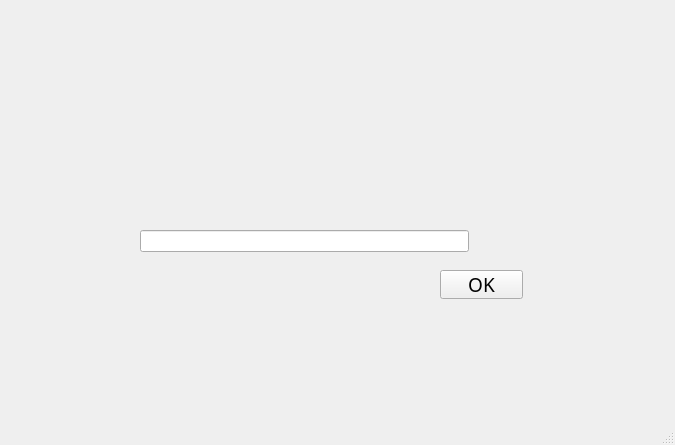
<?xml version="1.0" encoding="UTF-8"?>
<ui version="4.0">
 <class>setIP</class>
 <widget class="QMainWindow" name="setIP">
  <property name="geometry">
   <rect>
    <x>0</x>
    <y>0</y>
    <width>675</width>
    <height>445</height>
   </rect>
  </property>
  <property name="windowTitle">
   <string>MainWindow</string>
  </property>
  <property name="autoFillBackground">
   <bool>true</bool>
  </property>
  <widget class="QWidget" name="centralwidget">
   <widget class="QPushButton" name="pushButton">
    <property name="geometry">
     <rect>
      <x>440</x>
      <y>270</y>
      <width>83</width>
      <height>29</height>
     </rect>
    </property>
    <property name="font">
     <font>
      <family>Rockwell</family>
      <pointsize>14</pointsize>
     </font>
    </property>
    <property name="text">
     <string>OK</string>
    </property>
   </widget>
   <widget class="QLineEdit" name="lineEdit">
    <property name="geometry">
     <rect>
      <x>140</x>
      <y>230</y>
      <width>329</width>
      <height>22</height>
     </rect>
    </property>
    <property name="palette">
     <palette>
      <active>
       <colorrole role="Button">
        <brush brushstyle="SolidPattern">
         <color alpha="255">
          <red>47</red>
          <green>76</green>
          <blue>39</blue>
         </color>
        </brush>
       </colorrole>
      </active>
      <inactive>
       <colorrole role="Button">
        <brush brushstyle="SolidPattern">
         <color alpha="255">
          <red>47</red>
          <green>76</green>
          <blue>39</blue>
         </color>
        </brush>
       </colorrole>
      </inactive>
      <disabled>
       <colorrole role="Button">
        <brush brushstyle="SolidPattern">
         <color alpha="255">
          <red>47</red>
          <green>76</green>
          <blue>39</blue>
         </color>
        </brush>
       </colorrole>
      </disabled>
     </palette>
    </property>
    <property name="font">
     <font>
      <family>Rockwell</family>
      <pointsize>18</pointsize>
     </font>
    </property>
   </widget>
   <widget class="QLabel" name="label">
    <property name="geometry">
     <rect>
      <x>210</x>
      <y>110</y>
      <width>41</width>
      <height>14</height>
     </rect>
    </property>
    <property name="text">
     <string/>
    </property>
   </widget>
  </widget>
  <widget class="QMenuBar" name="menubar">
   <property name="geometry">
    <rect>
     <x>0</x>
     <y>0</y>
     <width>675</width>
     <height>19</height>
    </rect>
   </property>
  </widget>
  <widget class="QStatusBar" name="statusbar"/>
 </widget>
 <resources/>
 <connections/>
</ui>
